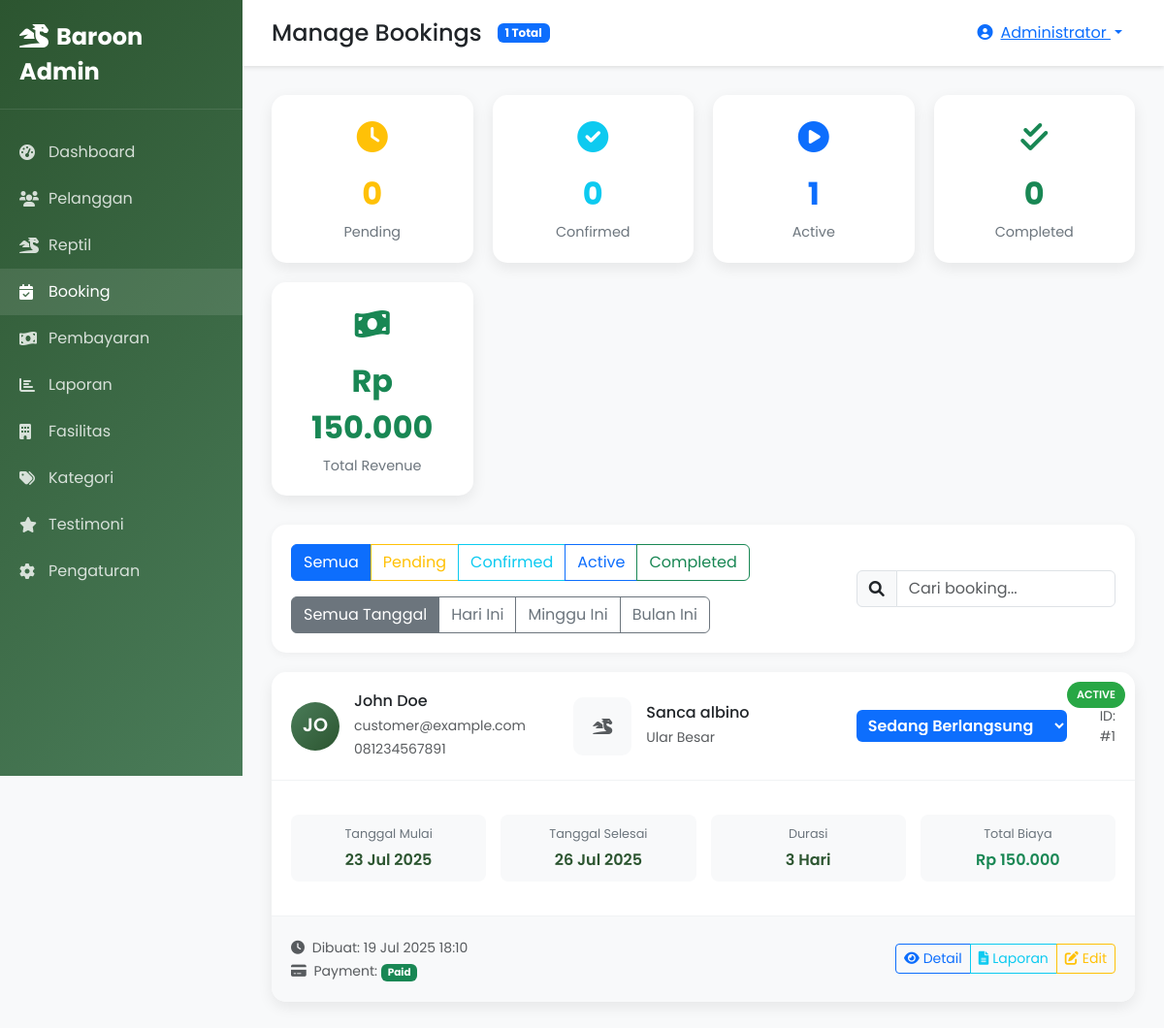
The app's page /admin/bookings.php (signed in) with its own data.
### tables this page shows
CREATE TABLE IF NOT EXISTS `bookings` (
  `id` int(11) NOT NULL AUTO_INCREMENT,
  `customer_id` int(11) NOT NULL,
  `reptile_id` int(11) NOT NULL,
  `start_date` date NOT NULL,
  `end_date` date NOT NULL,
  `total_days` int(11) NOT NULL,
  `price_per_day` decimal(10,2) NOT NULL,
  `total_price` decimal(10,2) NOT NULL,
  `status` enum('pending','confirmed','in_progress','completed','cancelled') DEFAULT 'pending',
  `notes` text DEFAULT NULL,
  `created_at` timestamp NOT NULL DEFAULT current_timestamp(),
  `updated_at` timestamp NOT NULL DEFAULT current_timestamp() ON UPDATE current_timestamp(),
  PRIMARY KEY (`id`),
  KEY `customer_id` (`customer_id`),
  KEY `reptile_id` (`reptile_id`),
  CONSTRAINT `bookings_ibfk_1` FOREIGN KEY (`customer_id`) REFERENCES `users` (`id`) ON DELETE CASCADE,
  CONSTRAINT `bookings_ibfk_2` FOREIGN KEY (`reptile_id`) REFERENCES `reptiles` (`id`) ON DELETE CASCADE
);

CREATE TABLE IF NOT EXISTS `users` (
  `id` int(11) NOT NULL AUTO_INCREMENT,
  `username` varchar(50) NOT NULL,
  `email` varchar(100) NOT NULL,
  `password` varchar(255) NOT NULL,
  `full_name` varchar(100) NOT NULL,
  `phone` varchar(20) DEFAULT NULL,
  `address` text DEFAULT NULL,
  `role` enum('admin','customer') DEFAULT 'customer',
  `status` enum('active','inactive') DEFAULT 'active',
  `created_at` timestamp NOT NULL DEFAULT current_timestamp(),
  `updated_at` timestamp NOT NULL DEFAULT current_timestamp() ON UPDATE current_timestamp(),
  PRIMARY KEY (`id`),
  UNIQUE KEY `username` (`username`),
  UNIQUE KEY `email` (`email`)
);

CREATE TABLE IF NOT EXISTS `reptiles` (
  `id` int(11) NOT NULL AUTO_INCREMENT,
  `customer_id` int(11) NOT NULL,
  `category_id` int(11) NOT NULL,
  `name` varchar(100) NOT NULL,
  `species` varchar(100) DEFAULT NULL,
  `age` varchar(20) DEFAULT NULL,
  `weight` decimal(5,2) DEFAULT NULL,
  `length` decimal(5,2) DEFAULT NULL,
  `gender` enum('male','female','unknown') DEFAULT NULL,
  `special_needs` text DEFAULT NULL,
  `photo` varchar(255) DEFAULT NULL,
  `status` enum('active','completed','cancelled') DEFAULT 'active',
  `created_at` timestamp NOT NULL DEFAULT current_timestamp(),
  `updated_at` timestamp NOT NULL DEFAULT current_timestamp() ON UPDATE current_timestamp(),
  PRIMARY KEY (`id`),
  KEY `customer_id` (`customer_id`),
  KEY `category_id` (`category_id`),
  CONSTRAINT `reptiles_ibfk_1` FOREIGN KEY (`customer_id`) REFERENCES `users` (`id`) ON DELETE CASCADE,
  CONSTRAINT `reptiles_ibfk_2` FOREIGN KEY (`category_id`) REFERENCES `reptile_categories` (`id`)
);

CREATE TABLE IF NOT EXISTS `reptile_categories` (
  `id` int(11) NOT NULL AUTO_INCREMENT,
  `name` varchar(50) NOT NULL,
  `description` text DEFAULT NULL,
  `price_per_day` decimal(10,2) NOT NULL,
  `created_at` timestamp NOT NULL DEFAULT current_timestamp(),
  PRIMARY KEY (`id`)
);

CREATE TABLE IF NOT EXISTS `payments` (
  `id` int(11) NOT NULL AUTO_INCREMENT,
  `booking_id` int(11) NOT NULL,
  `amount` decimal(10,2) NOT NULL,
  `payment_method` enum('cash','transfer','credit_card') NOT NULL,
  `payment_status` enum('pending','paid','failed') DEFAULT 'pending',
  `payment_date` timestamp NULL DEFAULT NULL,
  `proof_image` varchar(255) DEFAULT NULL,
  `notes` text DEFAULT NULL,
  `created_at` timestamp NOT NULL DEFAULT current_timestamp(),
  PRIMARY KEY (`id`),
  KEY `booking_id` (`booking_id`),
  CONSTRAINT `payments_ibfk_1` FOREIGN KEY (`booking_id`) REFERENCES `bookings` (`id`) ON DELETE CASCADE
);

### admin/bookings.php (the view, shortened to what the rows shown need)
<?php
try {
    $db = getDB();
    $where_clause = "WHERE 1=1";
    $params = [];
    $stmt = $db->prepare("
        SELECT b.*,
               u.full_name as customer_name, u.email as customer_email, u.phone as customer_phone,
               r.name as reptile_name, r.photo as reptile_photo,
               rc.name as category_name,
               p.payment_status, p.amount as payment_amount,
               DATEDIFF(b.end_date, b.start_date) as total_days
        FROM bookings b
        LEFT JOIN users u ON b.customer_id = u.id
        LEFT JOIN reptiles r ON b.reptile_id = r.id
        LEFT JOIN reptile_categories rc ON r.category_id = rc.id
        LEFT JOIN payments p ON b.id = p.booking_id
        $where_clause
        ORDER BY b.created_at DESC
    ");
    $stmt->execute($params);
    $bookings = $stmt->fetchAll(PDO::FETCH_ASSOC);
} catch (Exception $e) {
    error_log("Booking page error: " . $e->getMessage());
    $message = 'error:Terjadi kesalahan sistem: ' . $e->getMessage();
    $stats = [
        'total_bookings' => 0,
        'pending_bookings' => 0,
        'confirmed_bookings' => 0,
        'active_bookings' => 0,
        'completed_bookings' => 0,
        'cancelled_bookings' => 0,
        'total_revenue' => 0
    ];
    $bookings = [];
}
$status_config = [
    'pending' => ['class' => 'warning', 'icon' => 'clock', 'text' => 'Menunggu Konfirmasi'],
    'confirmed' => ['class' => 'info', 'icon' => 'check-circle', 'text' => 'Dikonfirmasi'],
    'in_progress' => ['class' => 'primary', 'icon' => 'play-circle', 'text' => 'Sedang Berlangsung'],
    'completed' => ['class' => 'success', 'icon' => 'check-circle', 'text' => 'Selesai'],
    'cancelled' => ['class' => 'danger', 'icon' => 'times-circle', 'text' => 'Dibatalkan']
];
?>
<!DOCTYPE html>
<html lang="id">
<head>
    <link href="https://cdn.jsdelivr.net/npm/bootstrap@5.3.0/dist/css/bootstrap.min.css" rel="stylesheet">
    <link href="https://cdnjs.cloudflare.com/ajax/libs/font-awesome/6.0.0/css/all.min.css" rel="stylesheet">
</head>
<body>
    <div class="main-content">
        <div class="content-area">
            <?php if (empty($bookings)): ?>
                <div class="text-center py-5">
                    <i class="fas fa-calendar-times fa-4x text-muted mb-3"></i>
                    <h5>Tidak Ada Booking</h5>
                    <p class="text-muted">Tidak ada booking yang sesuai dengan filter yang dipilih.</p>
                </div>
            <?php else: ?>
                <div id="bookingsList">
                    <?php foreach ($bookings as $booking): ?>
                        <?php
                        $status = $status_config[$booking['status']];
                        $start_date = new DateTime($booking['start_date']);
                        $today = new DateTime();
                        $days_until_start = $start_date->diff($today)->days;
                        $priority = '';
                        if ($booking['status'] === 'pending' && $days_until_start <= 1) {
                            $priority = 'high';
                        } elseif ($booking['status'] === 'confirmed' && $days_until_start <= 3) {
                            $priority = 'medium';
                        } elseif ($booking['status'] === 'in_progress') {
                            $priority = 'low';
                        }
                        ?>
                        <div class="booking-card position-relative" data-search="<?php echo strtolower($booking['customer_name'] . ' ' . $booking['reptile_name'] . ' ' . $booking['category_name'] . ' ' . $booking['id']); ?>">
                            <?php if ($priority): ?>
                                <div class="priority-badge priority-<?php echo $priority; ?>">
                                    <?php echo $priority === 'high' ? 'URGENT' : ($priority === 'medium' ? 'SOON' : 'ACTIVE'); ?>
                                </div>
                            <?php endif; ?>
                            <div class="booking-header">
                                <div class="row align-items-center">
                                    <div class="col-md-4">
                                        <div class="customer-info">
                                            <div class="customer-avatar">
                                                <?php echo strtoupper(substr($booking['customer_name'], 0, 2)); ?>
                                            </div>
                                            <div>
                                                <h6 class="mb-1"><?php echo htmlspecialchars($booking['customer_name']); ?></h6>
                                                <small class="text-muted"><?php echo htmlspecialchars($booking['customer_email']); ?></small>
                                                <?php if ($booking['customer_phone']): ?>
                                                    <br><small class="text-muted"><?php echo htmlspecialchars($booking['customer_phone']); ?></small>
                                                <?php endif; ?>
                                            </div>
                                        </div>
                                    </div>
                                    <div class="col-md-4">
                                        <div class="reptile-info">
                                            <?php if ($booking['reptile_photo']): ?>
                                                <img src="../<?php echo htmlspecialchars($booking['reptile_photo']); ?>" alt="<?php echo htmlspecialchars($booking['reptile_name']); ?>" class="reptile-image">
                                            <?php else: ?>
                                                <div class="reptile-image d-flex align-items-center justify-content-center bg-light">
                                                    <i class="fas fa-dragon text-muted"></i>
                                                </div>
                                            <?php endif; ?>
                                            <div>
                                                <h6 class="mb-1"><?php echo htmlspecialchars($booking['reptile_name']); ?></h6>
                                                <small class="text-muted"><?php echo htmlspecialchars($booking['category_name']); ?></small>
                                            </div>
                                        </div>
                                    </div>
                                    <div class="col-md-4 text-md-end">
                                        <div class="d-flex align-items-center justify-content-md-end gap-3">
                                            <form method="POST" class="d-inline">
                                                <select name="status" class="status-select bg-<?php echo $status['class']; ?> text-white rounded px-2 py-1" onchange="this.form.submit()">
                                                    <?php foreach ($status_config as $key => $config): ?>
                                                        <option value="<?php echo $key; ?>" <?php echo $booking['status'] === $key ? 'selected' : ''; ?>>
                                                            <?php echo $config['text']; ?>
                                                        </option>
                                                    <?php endforeach; ?>
                                                </select>
                                            </form>
                                            <small class="text-muted">ID: #<?php echo $booking['id']; ?></small>
                                        </div>
                                    </div>
                                </div>
                            </div>
                            <div class="booking-body">
                                <div class="booking-dates">
                                    <div class="date-item">
                                        <div class="date-label">Tanggal Mulai</div>
                                        <div class="date-value"><?php echo date('d M Y', strtotime($booking['start_date'])); ?></div>
                                    </div>
                                    <div class="date-item">
                                        <div class="date-label">Tanggal Selesai</div>
                                        <div class="date-value"><?php echo date('d M Y', strtotime($booking['end_date'])); ?></div>
                                    </div>
                                    <div class="date-item">
                                        <div class="date-label">Durasi</div>
                                        <div class="date-value"><?php echo $booking['total_days']; ?> Hari</div>
                                    </div>
                                    <div class="date-item">
                                        <div class="date-label">Total Biaya</div>
                                        <div class="date-value text-success">Rp <?php echo number_format($booking['total_price'], 0, ',', '.'); ?></div>
                                    </div>
                                </div>
                            </div>
                            <div class="booking-footer">
                                <div class="row align-items-center">
                                    <div class="col-md-6">
                                        <small class="text-muted">
                                            <i class="fas fa-clock me-1"></i>
                                            Dibuat: <?php echo date('d M Y H:i', strtotime($booking['created_at'])); ?>
                                        </small>
                                        <?php if ($booking['payment_status']): ?>
                                            <br><small class="text-muted">
                                                <i class="fas fa-credit-card me-1"></i>
                                                Payment:
                                                <span class="badge bg-<?php echo $booking['payment_status'] === 'paid' ? 'success' : ($booking['payment_status'] === 'pending' ? 'warning' : 'danger'); ?>">
                                                    <?php echo ucfirst($booking['payment_status']); ?>
                                                </span>
                                            </small>
                                        <?php endif; ?>
                                    </div>
                                    <div class="col-md-6 text-md-end">
                                        <div class="btn-group" role="group">
                                            <a href="view_booking.php?id=<?php echo $booking['id']; ?>" class="btn btn-outline-primary btn-sm">
                                                <i class="fas fa-eye me-1"></i>Detail
                                            </a>
                                            <?php if ($booking['status'] === 'in_progress'): ?>
                                                <a href="daily_report.php?booking_id=<?php echo $booking['id']; ?>" class="btn btn-outline-info btn-sm">
                                                    <i class="fas fa-file-alt me-1"></i>Laporan
                                                </a>
                                            <?php endif; ?>
                                            <a href="edit_booking.php?id=<?php echo $booking['id']; ?>" class="btn btn-outline-warning btn-sm">
                                                <i class="fas fa-edit me-1"></i>Edit
                                            </a>
                                        </div>
                                    </div>
                                </div>
                            </div>
                        </div>
                    <?php endforeach; ?>
                </div>
            <?php endif; ?>
        </div>
    </div>
</body>
</html>

### records on screen
bookings: shows "ACTIVE", customer.full_name "JO", customer.full_name "John Doe", customer.email "customer@example.com", customer.phone "081234567891", reptile.name "Sanca albino", reptile_categories.name "Ular Besar", status "Sedang Berlangsung", id "1", start_date "23 Jul 2025", end_date "26 Jul 2025", total_days "3", total_price "150.000", created_at "19 Jul 2025 18:10", payments.payment_status "Paid"

### other values on screen
$stats['total_bookings'] "1"
$_SESSION['full_name'] "Administrator"
$stats['pending_bookings'] "0"
$stats['confirmed_bookings'] "0"
$stats['active_bookings'] "1"
$stats['completed_bookings'] "0"
$stats['total_revenue'] "150.000"
